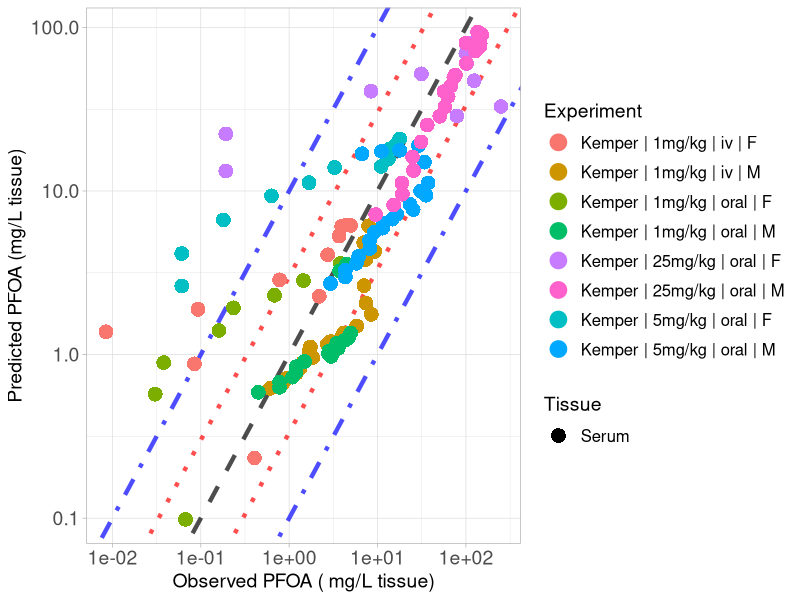

Reproduce this figure in R.
library(ggplot2)

#setwd("C:/Users/ptsir/Documents/GitHub/PFAS_PBK_models/PFOA inhalation Rat/Validation/Validation_results")
setwd("C:/Users/dpjio/Documents/GitHub/PFAS_PBK_models/PFOA inhalation Rat/Validation/Validation_koff_07_lung_same_RAF_bile")

# Load Results 

# 
Kemper_serum_results <- read.csv("Kemper_2003_serum_results.csv", header = T)
Kemper_iv_F_1 <- Kemper_serum_results[Kemper_serum_results$Dose == 1 & Kemper_serum_results$Type == "iv" &
                               Kemper_serum_results$sex == "F", ]
Kemper_iv_F_1$Experiment <- "Kemper | 1mg/kg | iv | F"

Kemper_oral_F_1 <- Kemper_serum_results[Kemper_serum_results$Dose == 1 & Kemper_serum_results$Type == "oral" &
                                 Kemper_serum_results$sex == "F", ]
Kemper_oral_F_1$Experiment <- "Kemper | 1mg/kg | oral | F"

Kemper_oral_F_5 <- Kemper_serum_results[Kemper_serum_results$Dose == 5 & Kemper_serum_results$Type == "oral" &
                                 Kemper_serum_results$sex == "F", ]
Kemper_oral_F_5$Experiment <- "Kemper | 5mg/kg | oral | F"
Kemper_oral_F_25 <- Kemper_serum_results[Kemper_serum_results$Dose == 25 & Kemper_serum_results$Type == "oral" &
                                  Kemper_serum_results$sex == "F", ]
Kemper_oral_F_25$Experiment <- "Kemper | 25mg/kg | oral | F"

Kemper_iv_M_1 <- Kemper_serum_results[Kemper_serum_results$Dose == 1 & Kemper_serum_results$Type == "iv" &
                               Kemper_serum_results$sex == "M", ]
Kemper_iv_M_1$Experiment <- "Kemper | 1mg/kg | iv | M"

Kemper_oral_M_1 <- Kemper_serum_results[Kemper_serum_results$Dose == 1 & Kemper_serum_results$Type == "oral" &
                                 Kemper_serum_results$sex == "M", ]
Kemper_oral_M_1$Experiment <- "Kemper | 1mg/kg | oral | M"

Kemper_oral_M_5 <- Kemper_serum_results[Kemper_serum_results$Dose == 5 & Kemper_serum_results$Type == "oral" &
                                 Kemper_serum_results$sex == "M", ]
Kemper_oral_M_5$Experiment <- "Kemper | 5mg/kg | oral | M"
Kemper_oral_M_25 <- Kemper_serum_results[Kemper_serum_results$Dose == 25 & Kemper_serum_results$Type == "oral" &
                                  Kemper_serum_results$sex == "M", ]
Kemper_oral_M_25$Experiment <- "Kemper | 25mg/kg | oral | M"
# 
# Kudo_high <- Kudo_results[Kudo_results$Dose == 16.560, ] 
# Kudo_high$Experiment <-  "Kudo | 16mg/kg | iv"
# 
# Kim_results <- read.csv("Kim_results.csv", header = T)
# Kim_iv <- Kim_results[Kim_results$Type == "iv",]
# Kim_iv$Experiment <-  "Kim | 1mg/kg | iv"
# 
# Kim_oral <- Kim_results[Kim_results$Type == "oral",]
# Kim_oral$Experiment <-  "Kim | 1mg/kg | oral"


Experiment <- scales::hue_pal()(8)

names(Experiment) <- unique(c( Kemper_iv_F_1$Experiment, Kemper_iv_M_1$Experiment,
                              Kemper_oral_F_1$Experiment,Kemper_oral_M_1$Experiment, Kemper_oral_F_5$Experiment, 
                               
                               Kemper_oral_M_5$Experiment,  Kemper_oral_F_25$Experiment, Kemper_oral_M_25$Experiment))



scatter_plot <- ggplot()+
  geom_abline(intercept = log10(1), slope = 1, linetype = "dashed", color = "black", linewidth = 1.5, alpha = 0.7) +  # Identity line in log10 scale
  geom_abline(intercept = log10(3), slope = 1, linetype = "dotted", color = "red", linewidth = 1.5, alpha = 0.7) +  # +3-fold error line
  geom_abline(intercept = log10(1/3), slope = 1, linetype = "dotted", color = "red", linewidth = 1.5, alpha = 0.7) +  # -3-fold error line
  geom_abline(intercept = log10(10), slope = 1, linetype = "dotdash", color = "blue", linewidth = 1.5, alpha = 0.7) +  # +10-fold error line
  geom_abline(intercept = log10(1/10), slope = 1, linetype = "dotdash", color = "blue", linewidth = 1.5, alpha = 0.7) +  # -10-fold error line
  geom_point(data = Kemper_iv_F_1, aes(x=Observed, y=Predicted, color = Experiment, shape = Tissue), size=4, stroke = 1.5)+
  geom_point(data = Kemper_oral_F_1, aes(x=Observed, y=Predicted, color = Experiment, shape = Tissue), size=4, stroke = 1.5)+
  geom_point(data = Kemper_oral_F_5, aes(x=Observed, y=Predicted, color = Experiment, shape = Tissue), size=4, stroke = 1.5)+
  geom_point(data = Kemper_oral_F_25, aes(x=Observed, y=Predicted, color = Experiment, shape = Tissue), size=4, stroke = 1.5)+
  geom_point(data = Kemper_iv_M_1, aes(x=Observed, y=Predicted, color = Experiment, shape = Tissue), size=4, stroke = 1.5)+
  geom_point(data = Kemper_oral_M_1, aes(x=Observed, y=Predicted, color = Experiment, shape = Tissue), size=4, stroke = 1.5)+
  geom_point(data = Kemper_oral_M_5, aes(x=Observed, y=Predicted, color = Experiment, shape = Tissue), size=4, stroke = 1.5)+
  geom_point(data = Kemper_oral_M_25, aes(x=Observed, y=Predicted, color = Experiment, shape = Tissue), size=4, stroke = 1.5)+
  scale_y_log10()+
  scale_x_log10()+
  scale_color_manual(values = Experiment)+
  theme(legend.spacing.y = unit(1, 'cm')) +
  guides(fill = guide_legend(byrow = TRUE))+
  theme_light()+
  labs(y = "Predicted PFOA (mg/L tissue)",
       x = "Observed PFOA ( mg/L tissue)")+
  theme(plot.title = element_text(hjust = 0.5),
        legend.key.size = unit(0.75, 'cm'),  
        legend.title = element_text(size=14),
        legend.text = element_text(size=12,  hjust = 0),
        axis.text = element_text(size = 14),
        axis.title = element_text(size = 14),
        )

#print(scatter_plot)

ggsave("validation_plot_PFOA_serum.png", scatter_plot, width = 11, height = 7, units = "in", dpi = 300)


